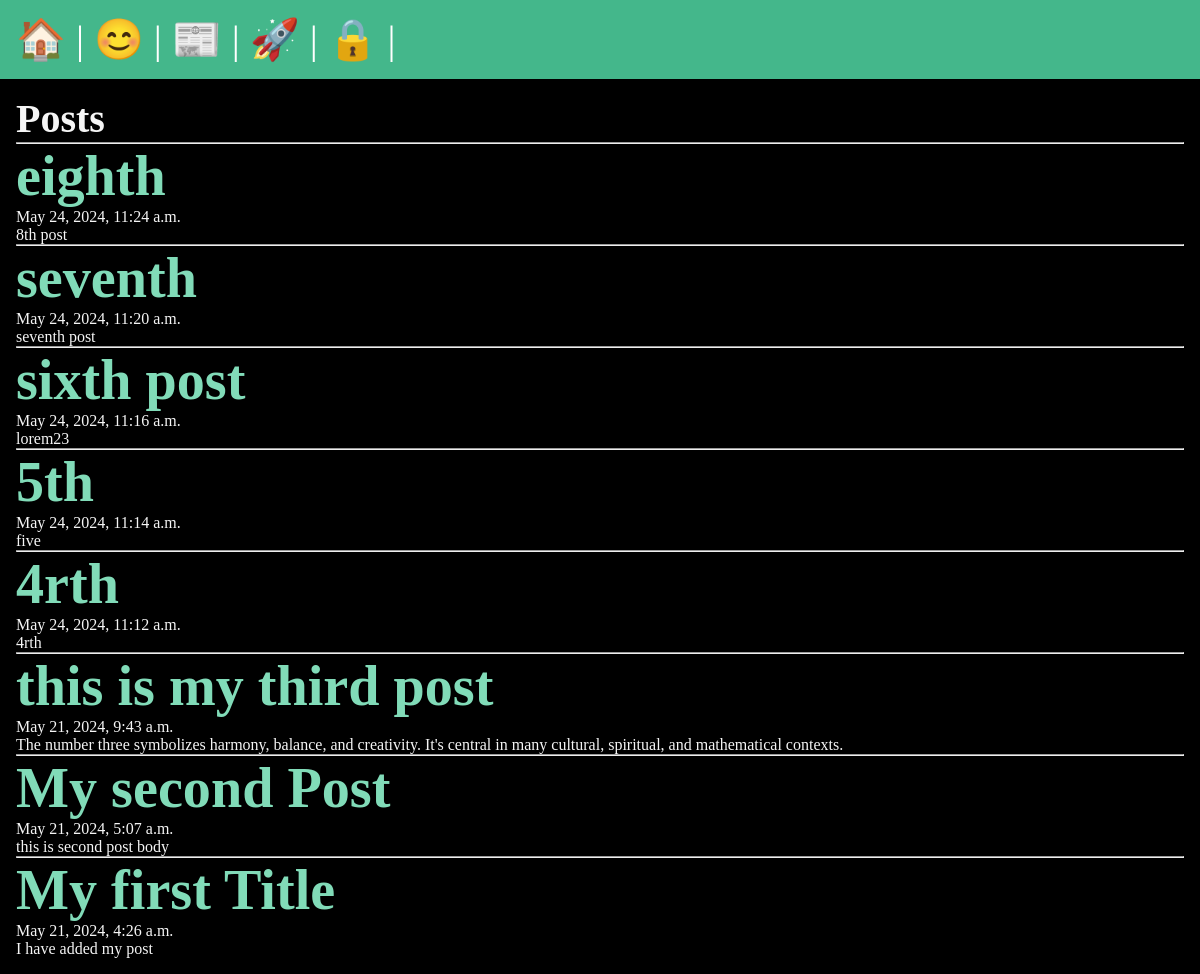
The app's page /posts/, older data.
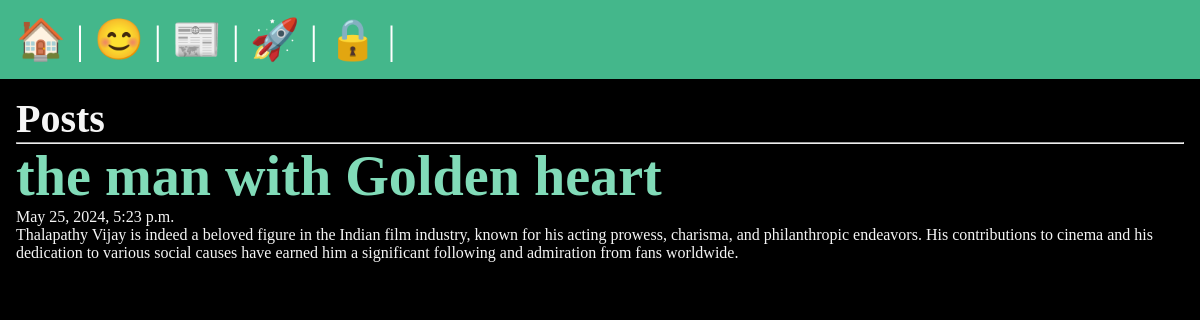
The same page, newer data.
### posts/models.py (models this page shows, shortened)
class Post(models.Model):
    title = models.CharField(max_length=75)
    body = models.TextField(null=True)
    slug = models.SlugField(null=True)
    date = models.DateTimeField(auto_now_add=True)
    banner = models.ImageField(default='default.jpg',blank=True)
    author = models.ForeignKey(User,on_delete=models.CASCADE,null=True)

### posts/views.py (the view)
# urls.py: path('',views.posts_list,name='list'),
def posts_list(request):
    posts = Post.objects.all().order_by('-date')
    context = {'posts': posts}
    return render(request, 'posts/posts_list.html',context)

### posts/templates/posts/posts_list.html (shortened to what this page needs)
{% extends 'layout.html' %}
{% block content %}
<div>
<h1>Posts </h1>
{% for post in posts %}
   <div>
    <hr>
    <h3>
      <a href="{% url 'posts:page' slug=post.slug %}">
         {{ post.title }}
      </a>
   </h3>
   <p> {{ post.date }} </p>
   <p> {{ post.body }} </p>
   </div>
   {% endfor %}
</div>
{% endblock  %}

### templates/layout.html (shortened to what this page needs)
<!DOCTYPE html>
{% load static %}
<html lang="en">
<head>
    <link rel="stylesheet" href="{% static 'css/style.css' %}">
</head>
<body>
    <nav>
    <a href="/">  <span role='image' aria-label="Home" title="Home">🏠</span></a> |
    <a href="/about">  <span role='image' aria-label="About" title="About">😊</span> </a> |
    <a href="{% url 'posts:list' %}"> <span role='image' aria-label="News" title="News"> 📰</span></a> |
    {% if user.is_authenticated %}
   <a href="{% url 'posts:new-post' %}"> <span role='image' aria-label="User register" title="register"> 🆕</span></a> |
   <form class="logout" action="{% url 'users:logout' %}" method="post">
           {% csrf_token %}
           <button class="logout-button" aria-label="User Logout" title="logout">👋</button>
   </form>
   <p>{{request.user.username}}</p> Logged in
   {% else %}
   <a href="{% url 'users:register' %}"> <span role='image' aria-label="User register" title="register"> 🚀</span></a> |
   <a href="{% url 'users:login' %}"> <span role='image' aria-label="User login" title="login"> 🔒</span></a> |
   {% endif %}
    </nav>
    <main>
        {% block content %}
        {% endblock %}
    </main>
</body>
</html>

### static/css/style.css (style rules this page uses)
* { margin: 0; padding: 0; box-sizing: border-box; }
body { min-height: 100vh; background-color: black; color: whitesmoke; font-size: 3rem; }
nav { padding: 1rem; background-color: #44B78B; color: white; font-size: 2.5rem; }
main { padding: 1rem; }
h1, h2 { font-size: 2.5rem; }
p { font-size: 1rem; }
a { text-decoration: none; color: #81dbb8; }

Row changes from the older to the newer data that the page shows:
removed Post: title "eighth", date "May 24, 2024, 11:24 a.m.", body "8th post"
removed Post: title "seventh", date "May 24, 2024, 11:20 a.m.", body "seventh post"
removed Post: title "sixth post", date "May 24, 2024, 11:16 a.m.", body "lorem23"
removed Post: title "5th", date "May 24, 2024, 11:14 a.m.", body "five"
removed Post: title "4rth", date "May 24, 2024, 11:12 a.m.", body "4rth"
removed Post: title "this is my third post", date "May 21, 2024, 9:43 a.m.", body "The number three symbolizes harmony, balance, and creativity. It's central in many cultural, spiritual, and mathematical contexts."
removed Post: title "My second Post", date "May 21, 2024, 5:07 a.m.", body "this is second post body"
removed Post: title "My first Title", date "May 21, 2024, 4:26 a.m.", body "I have added my post"
added Post: title "the man with Golden heart", date "May 25, 2024, 5:23 p.m.", body "Thalapathy Vijay is indeed a beloved figure in the Indian film industry, known for his acting prowess, charisma, and philanthropic endeavors. His contributions to cinema and his dedication to various social causes have earned him a significant following and admiration from fans worldwide."
